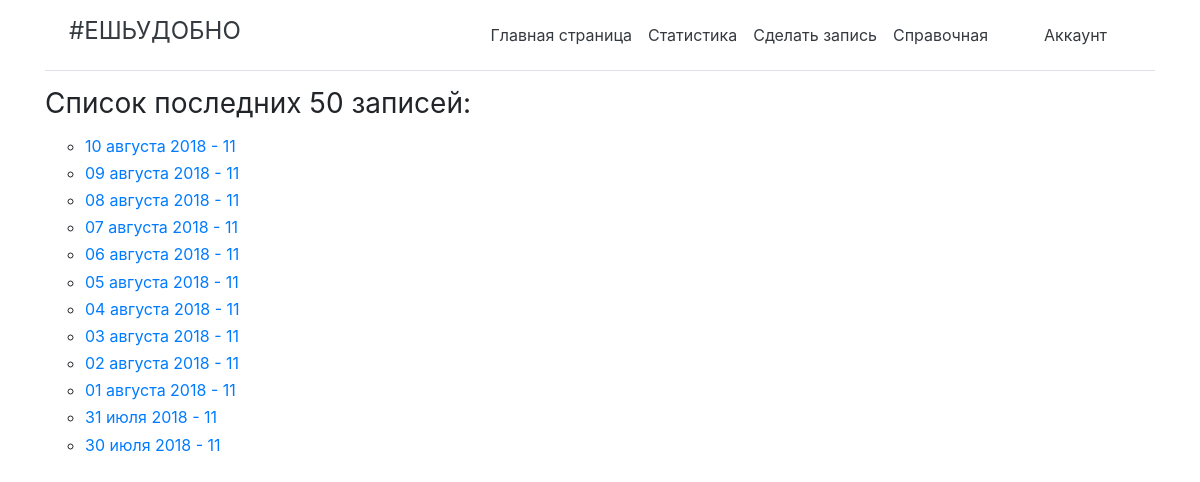
Page /write/edit/ (signed in) on the earlier database version.
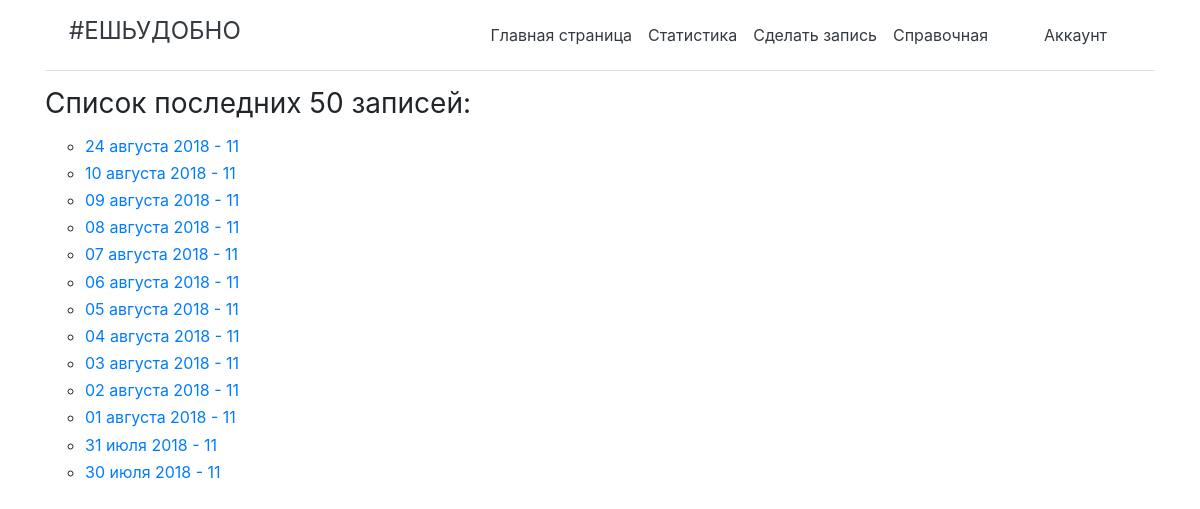
Same page on the later database version.
### app/models.py (models this page shows, shortened)
class State(models.Model):
    date = models.DateField(help_text = '- в формате дд.мм.гггг')
    status = models.CharField(max_length=1)
    people = models.ManyToManyField(People,
        help_text = '-выберите только тех, кто пришел!',
        related_name="peoples",
        blank = 'true')
    school_class = models.CharField(max_length=10)
    school_class_id = models.CharField(max_length=10)
    author = models.CharField(max_length=100)
    availability = models.CharField(max_length=2)
    class Meta:
        ordering = ['-date']

### app/views.py (the view)
# urls.py: path('write/edit/', views.list, name = 'list'),
@login_required
def list(request):
    if request.user.groups.get().name == 'Writer':
        state = State.objects.filter(availability='+').order_by('-date')[0:50]
        return render(
            request,
            'app/list.html',
            context = {'state':state})
    else:
        return render(
            request,
            'app/permissions.html')

### app/templates/app/list.html (shortened to what this page needs)
{% extends "base_generic.html" %}
{% block content %}
<div class="container">
	<h3 class="font-weight-normal">Список последних 50 записей:</h3>
	<ul class="ul">
	  {% for i in state %}
	    <h6 <h3 class="font-weight-normal"><li><a href="{{i.id}}">{{i.date}} - {{i.school_class}}</a></li>
	    </h6>
	  {% endfor %}
	</ul>
</div>
{% endblock %}

Differences in the rows shown:
added State: date "24 августа 2018", school_class "11"
